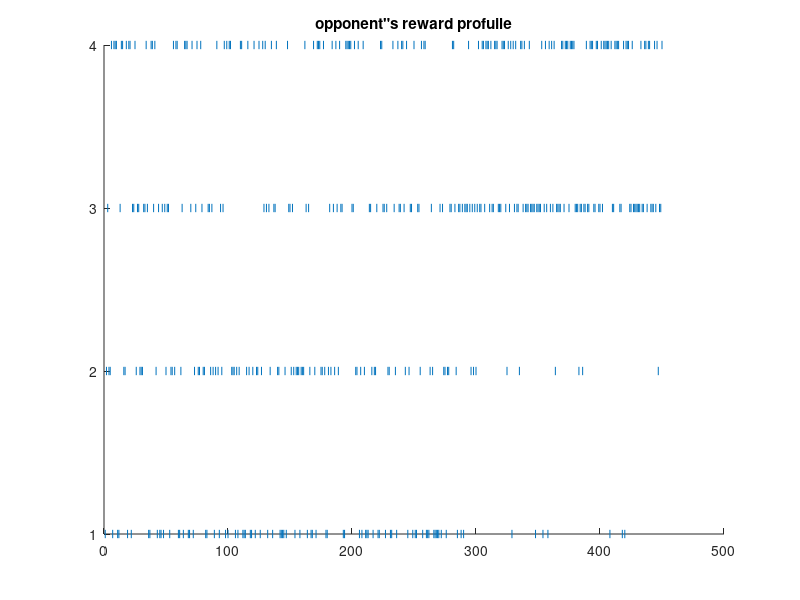

MATLAB code to generate this figure: (Note: this script raises an error after producing the figure.)
close all, clear, clc
%% Simulating subjects:
% In coordination game, because reward vector is dependent to both
% acotr's and opponent's action, we can not simulate actor and opponent
%independently, so first we create a reward vector wherein:
%1) players are fast learners and after 70 trials learn to coordinate
%2) players are slow learner and aftter 140 trials start to coordinate

% what is probability of maximum reward? Arbitrarily we can define that as
% to be 8/10 it means probabilioty of appearing 3 is 4/10, 4 is 4/10 and prob of
%apearing 1 is 1/10, 2 is 1/10
TrialNum = 450
MaximizingAfter = 300;
OpponentRewardVector = nan(1,TrialNum);
FirsPartOpponentRewardVector(1:MaximizingAfter) = randi([1,4],[1 MaximizingAfter]); %first 70 trials are random playing

ProbabilityOfMaxRerward = 0.9  %probability of having 3 or 4
SecondPartOpponentRewardVector = nan(1,TrialNum-MaximizingAfter)
Filter = logical(binornd(1,ProbabilityOfMaxRerward,[1,numel(SecondPartOpponentRewardVector)]))
SecondPartOpponentRewardVector(Filter) = randi([3,4],1,numel(SecondPartOpponentRewardVector(Filter)))
SecondPartOpponentRewardVector(isnan(SecondPartOpponentRewardVector)) = randi([1,2],1,numel(SecondPartOpponentRewardVector(isnan(SecondPartOpponentRewardVector))))

OpponentRewardVector = [FirsPartOpponentRewardVector,SecondPartOpponentRewardVector]
figure,
scatter(1:TrialNum,OpponentRewardVector,'|')
title('opponent"s reward profuile')
yticks([1:4])
%% Convert reward vector to choice vector for the opponent: non prefered colour (1 or 3 would be 0)
mapping_functionOpponent = @(x) ~(x == 3 || x == 1);
OpponentChoices = double(arrayfun(mapping_functionOpponent, OpponentRewardVector));

mapping_functionSubject = @(x) ~(x == 4 || x == 1);
SubjectChoices = double(arrayfun(mapping_functionSubject, OpponentRewardVector));


%
cd 'C:\Users\zahra\OneDrive\Documents\PostDoc_DPZ\Zahra codes\VBA_AllFunctions'

K = 1; % depth of k-ToM's recursive beliefs
% payoffTable = cat(3,[1,0;0,1],[0,1;1,0]); % game payoff matrix (here: hide-and-seek)
payoffTable = nan(2,2,2);
payoffTable(:,:,1) = [1,2;3,4];
payoffTable(:,:,2) = [1,2;4,3];
role = 1;  % subject's 'role' (here: 1=seeker, 2=hider)
%last number could be either 0 or 1, 1 means partial forgetting:
%- diluteP: flag for partial "forgetting" effect on opponent's level (0:
%   no forgetting, 1: partial forgetting)
[options,dim] = prepare_kToM(K,payoffTable,role,0);
% Sahra: the agent may partially
% "forget" about her opponent's sophistication level from a trial to the
% next. This effectively dilutes the belief P(k') towards the corresponding
% max-entropic distribution (only if inF.diluteP=1).
% run inversion
f_fname = @f_kToM; % k-ToM model evolution function
g_fname = @g_kToM; % k-ToM model observation function
% y = SubjectChoices; % sequence of choice data 
y = SubjectChoices;

u = [zeros(2,1),[OpponentChoices(1:end-1);SubjectChoices(1:end-1)]]; % sequence of players' actions (at the previous trial)
options.skipf = [1,zeros(1,size(y,2)-1)];  % skip 1st trial (no learning until trial #2)
% options.binomial = 1; % inform VBA about binomial data
options.sources.type = 1
[posterior,out] = VBA_NLStateSpaceModel(y,u,f_fname,g_fname,dim,options)

hf = unwrapKTOM(posterior.muX,options.inG);
displayResults(posterior,out,y,posterior.muX(:,:),posterior.muX0,posterior.muTheta,posterior.muPhi,[],[])





